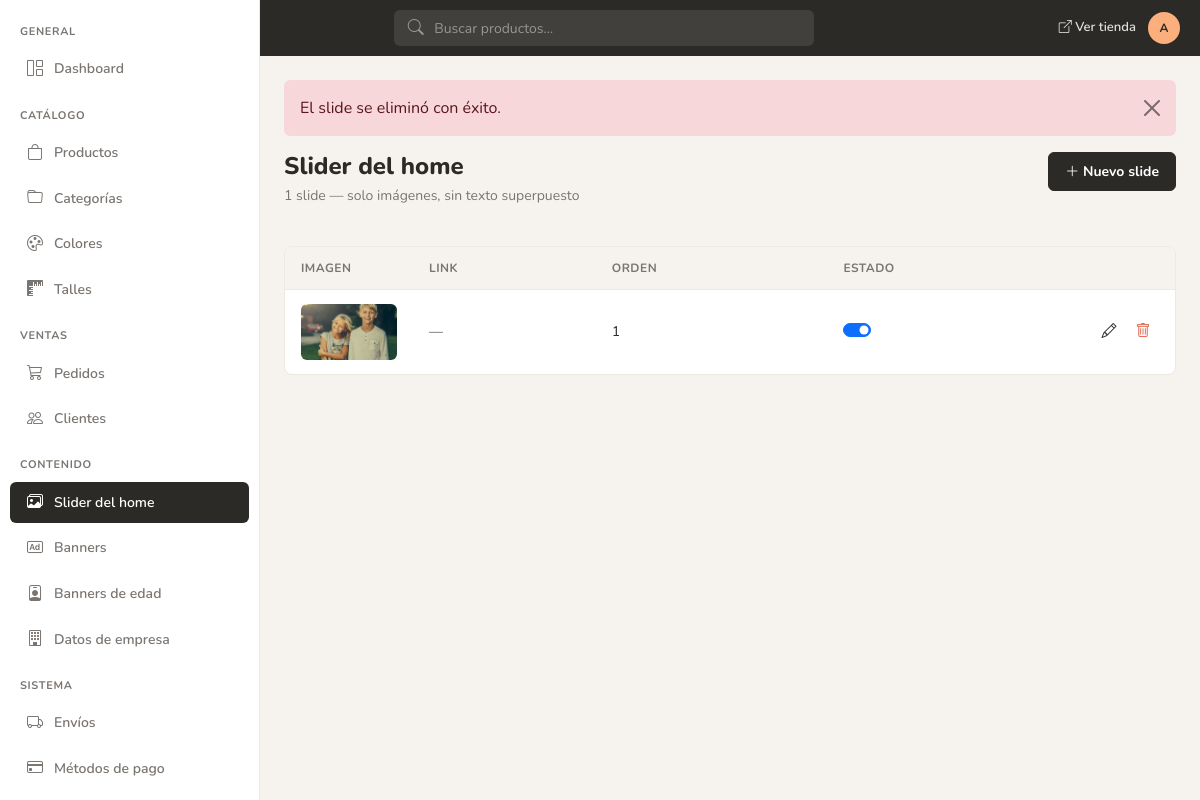
/admin/slider.php?borrado=1 (signed in), run on the app's committed database.
### tables this page shows
CREATE TABLE IF NOT EXISTS `tbl_slider` (
  `id_slide` int NOT NULL AUTO_INCREMENT,
  `imagen` varchar(250) NOT NULL,
  `link_url` varchar(255) DEFAULT NULL,
  `orden` int DEFAULT 0,
  `activo` tinyint DEFAULT 1,
  `fecha_creacion` datetime DEFAULT CURRENT_TIMESTAMP,
  PRIMARY KEY (`id_slide`)
);

### admin/slider.php (the view, shortened to what this page needs)
<?php
require_once __DIR__ . '/include/includes.php';
$result = mysqli_query($con, 'SELECT id_slide, imagen, link_url, orden, activo FROM tbl_slider ORDER BY orden ASC, id_slide ASC');
$rows = [];
if ($result) {
    while ($row = mysqli_fetch_assoc($result)) {
        $rows[] = $row;
    }
}
$total = count($rows);
include __DIR__ . '/header.php';
echo borrado($_GET['borrado'] ?? '', '', 'slide');
?>
<div class="admin-section-header">
    <div>
        <h1>Slider del home</h1>
        <p class="subtitle"><?= (int)$total ?> slide<?= $total === 1 ? '' : 's' ?> — solo imágenes, sin texto superpuesto</p>
    </div>
    <div class="admin-section-actions">
        <a href="a_slide.php" class="btn btn-ink">
            <i class="bi bi-plus-lg"></i> Nuevo slide
        </a>
    </div>
</div>
<div class="admin-card">
    <div class="admin-card-body p-0">
        <div class="table-responsive">
            <table class="admin-table mb-0">
                <thead>
                    <tr>
                        <th style="width:120px">Imagen</th>
                        <th>Link</th>
                        <th>Orden</th>
                        <th>Estado</th>
                        <th style="width:88px"></th>
                    </tr>
                </thead>
                <tbody>
                <?php if ($total > 0): ?>
                    <?php foreach ($rows as $row): ?>
                        <tr>
                            <td>
                                <img
                                    src="<?= htmlspecialchars(imgprod_path((string)$row['imagen']), ENT_QUOTES, 'UTF-8') ?>"
                                    alt=""
                                    class="rounded"
                                    style="width:96px;height:56px;object-fit:cover"
                                >
                            </td>
                            <td>
                                <?php if (!empty($row['link_url'])): ?>
                                    <span class="product-cell-code"><?= htmlspecialchars((string)$row['link_url'], ENT_QUOTES, 'UTF-8') ?></span>
                                <?php else: ?>
                                    <span class="text-muted">—</span>
                                <?php endif; ?>
                            </td>
                            <td><?= (int)$row['orden'] ?></td>
                            <td>
                                <div class="form-check form-switch mb-0">
                                    <input class="form-check-input toggle-estado" type="checkbox"
                                           data-endpoint="<?= htmlspecialchars(app_path('admin/api/toggle-slide-activo.php'), ENT_QUOTES, 'UTF-8') ?>"
                                           data-id-key="id_slide"
                                           data-id="<?= (int)$row['id_slide'] ?>"
                                           aria-label="Slide <?= (int)$row['activo'] ? 'activo' : 'inactivo' ?>"
                                           <?= (int)$row['activo'] ? 'checked' : '' ?>>
                                </div>
                            </td>
                            <td>
                                <div class="admin-table-actions">
                                    <a href="a_slide.php?id=<?= (int)$row['id_slide'] ?>" class="btn-table-action" title="Editar">
                                        <i class="bi bi-pencil"></i>
                                    </a>
                                    <form method="post" action="b_slide.php" class="d-inline" onsubmit="return confirm('¿Eliminar este slide?')">
                                        <button type="submit" class="btn-table-action btn-table-action-danger" title="Eliminar">
                                            <i class="bi bi-trash"></i>
                                        </button>
                                    </form>
                                </div>
                            </td>
                        </tr>
                    <?php endforeach; ?>
                <?php else: ?>
                    <tr>
                        <td colspan="5" class="text-center text-muted py-5">Sin slides configurados</td>
                    </tr>
                <?php endif; ?>
                </tbody>
            </table>
        </div>
    </div>
</div>
<?php include __DIR__ . '/pie.php'; ?>

### admin/assets/css/admin.css (style rules this page uses)
:root { --yofi-peach: #FAAF7D; --yofi-dusty: #96AFC8; --yofi-terracotta: #E1644B; --yofi-olive: #7D7D64; --yofi-cream: #FAE1C8; --yofi-ink: #2C2A27; --yofi-border: #ECE8E2; --yofi-muted-bg: #F6F3EF; --yofi-muted-text: #7A7570; --yofi-sidebar-width: 260px; --yofi-topbar-height: 56px; --yofi-radius-lg: 8px; --yofi-radius-md: 6px; --yofi-status-green-bg: #D1FAE5; --yofi-status-green-text: #047857; --yofi-status-amber-bg: #FEF3C7; --yofi-status-amber-text: #B45309; --yofi-status-blue-bg: #E0F2FE; --yofi-status-blue-text: #0369A1; --yofi-status-red-bg: #FBE2DC; --yofi-status-red-text: #9A3412; }
*, *::before, *::after { box-sizing: border-box; }
body.admin-body { background: var(--yofi-muted-bg); font-family: 'Nunito', system-ui, sans-serif; color: var(--yofi-ink); margin: 0; }
.admin-section-header { display: flex; flex-wrap: wrap; align-items: flex-start; justify-content: space-between; gap: 1rem; margin-bottom: 1.5rem; }
.admin-section-header h1 { font-size: 1.5rem; font-weight: 800; margin: 0; line-height: 1.2; }
.admin-section-header .subtitle { color: var(--yofi-muted-text); font-size: 0.875rem; margin-top: 0.25rem; }
.admin-section-actions { display: flex; flex-wrap: wrap; gap: 0.5rem; align-items: center; }
.btn-ink { background: var(--yofi-ink); border: 1px solid var(--yofi-ink); color: #fff; border-radius: var(--yofi-radius-md); font-weight: 700; font-size: 0.875rem; padding: 0.5rem 1rem; }
.admin-card { background: #fff; border: 1px solid var(--yofi-border); border-radius: var(--yofi-radius-lg); overflow: hidden; }
.admin-card-body { padding: 1.25rem; }
.admin-card-body.p-0 { padding: 0; }
.admin-table { width: 100%; border-collapse: collapse; font-size: 0.875rem; }
.admin-table thead th { padding: 0.75rem 1rem; text-align: left; font-size: 0.75rem; font-weight: 700; text-transform: uppercase; letter-spacing: 0.04em; color: var(--yofi-muted-text); border-bottom: 1px solid var(--yofi-border); background: var(--yofi-muted-bg); }
.admin-table tbody td { padding: 0.875rem 1rem; border-bottom: 1px solid var(--yofi-border); vertical-align: middle; }
.admin-table tbody tr:last-child td { border-bottom: none; }
.admin-table-actions { display: flex; justify-content: flex-end; align-items: center; gap: 0.125rem; }
.btn-table-action { display: inline-flex; align-items: center; justify-content: center; width: 32px; height: 32px; padding: 0; border: none; background: transparent; border-radius: var(--yofi-radius-md); color: var(--yofi-ink); text-decoration: none; cursor: pointer; font-size: 0.9375rem; }
.btn-table-action-danger, .btn-table-action-danger:hover { color: var(--yofi-terracotta); }
.admin-table .form-switch { padding-left: 2.5em; min-height: 1.5rem; }
.admin-table .form-switch .form-check-input { cursor: pointer; }

### data on the page
tbl_slider: imagen (picture), orden "1", activo "☑"

### other printed values
$adminInitials "A"
$item "slide"
$total "1"
